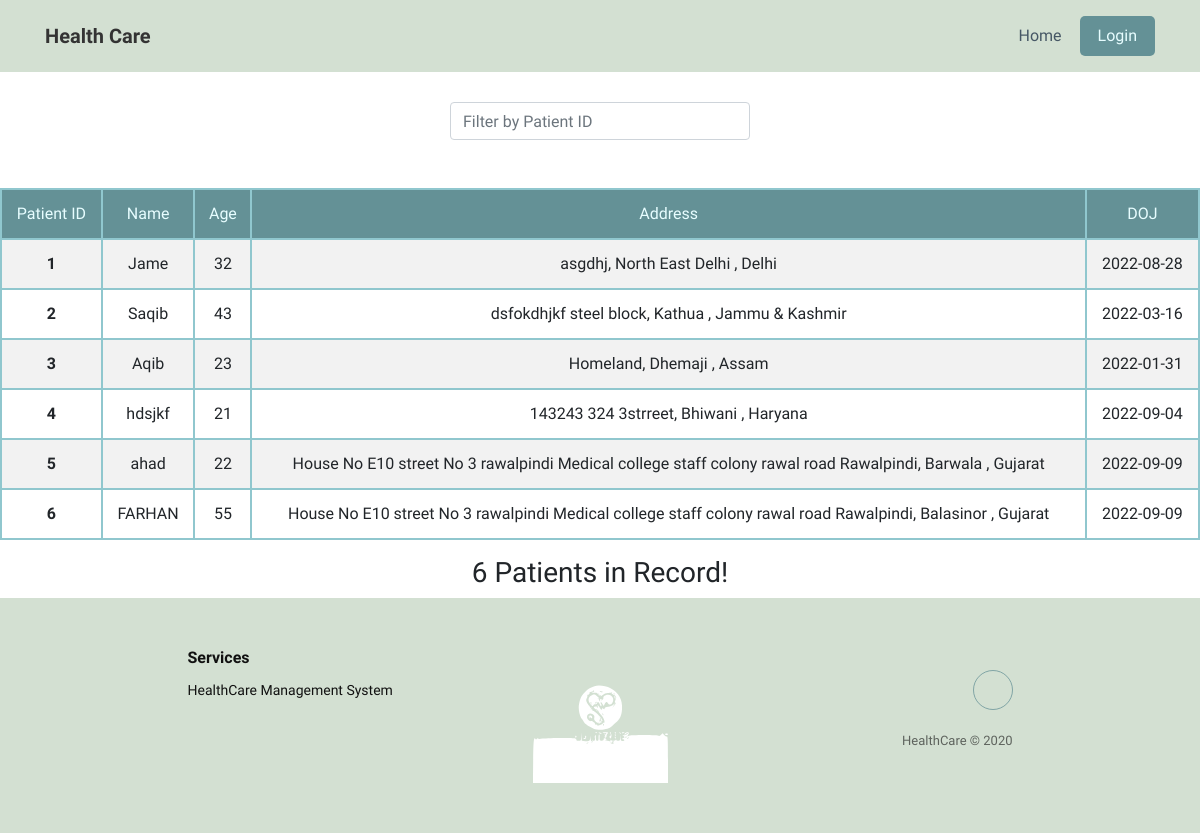
Page /ViewAllPatients on the committed database.
### Models.py (models this page shows, shortened)
class Patient_details(db.Model):
    id = db.Column(db.Integer, primary_key=True)
    name = db.Column(db.String(45), nullable=False)
    age = db.Column(db.Integer, nullable=False)
    ssn_id = db.Column(db.String(45), nullable=False, unique=True)
    admission_date = db.Column(db.Date, nullable=False)
    address = db.Column(db.String(45), nullable=False)
    city = db.Column(db.String(45), nullable=False)
    state = db.Column(db.String(45), nullable=False)
    status = db.Column(db.String(45), nullable=False)
    login_type = db.Column(db.String(5), nullable = False, default = 'P')

### Routes.py (the view)
@app.route("/ViewAllPatients")
def view_patient():
    patient = Patient_details.query.filter_by(status="Admitted")
    return render_template("view_patients.html", patients=patient)

### Routes.py (called while the page is built)
@app.context_processor
def inject_now():
    return {'now': date.today()}

### templates/view_patients.html (shortened to what this page needs)
{% extends 'layout.html' %}
{% block content %}
<div class="form-group" id="search_bar">
    <input type="text" class="search form-control" placeholder="Filter by Patient ID">
    <span class="counter"></span>
</div>
<br/>
<table class="table table-hover table-bordered results table-striped text-center" style="border-color: var(--dark)">
  <thead>
    <tr>
      <th>Patient ID</th>
      <th>Name</th>
      <th>Age</th>
      <th>Address</th>
      <th>DOJ</th>
    </tr>
  </thead>
  <tbody>
    {% for p in patients %}
    <tr>
      <th scope="row">{{p.id}}</th>
      <td>{{p.name}}</td>
      <td>{{p.age}}</td>
      <td>{{p.address}}, {{p.city}}, {{p.state}}</td>
      <td>{{p.admission_date}}</td>
    </tr>
    {% endfor %}
  </tbody>
</table>
<div class="text-center" style="margin-top: 0.5em;">
  <h3>
    {{ patients.count() }} Patients in Record!
  </h3>
</div>
{% endblock %}

### templates/layout.html (shortened to what this page needs)
<!DOCTYPE html>
<html>
<head>
    <link
            rel="stylesheet"
            href="https://cdnjs.cloudflare.com/ajax/libs/twitter-bootstrap/4.5.0/css/bootstrap.min.css"
    />
    <link
            rel="stylesheet"
            href="https://cdnjs.cloudflare.com/ajax/libs/ionicons/2.0.1/css/ionicons.min.css"
    />
    <link rel="stylesheet" href="../static/css/styles.css"/>
</head>
<body>
<header>
    <nav
            class="navbar navbar-light navbar-expand-md navigation-clean"
            style="background-color: transparent;"
    >
        <div class="container">
            <a
                    class="navbar-brand"
                    href="#"
                    style="font-family: Oswald, sans-serif;"
            >Health Care</a
            >
            <div class="collapse navbar-collapse" id="navcol-1">
                <ul class="nav navbar-nav ml-auto">
                    <li class="nav-item" role="presentation">
                        <a class="nav-link {% if home %} active {% endif %}" href="/">Home</a>
                    </li>
                    <li class="nav-item"
                        style="background-color: var(--origin); color: var(--light); border-radius: 5px;">
                        {% if session.get('user') %}
                        <a class="nav-link" href="/logout" style="color: var(--light);">Logout</a>
                        {% else %}
                        <a class="nav-link" href="/login" style="color: var(--light);">Login</a>
                        {% endif %}
                    </li>
                </ul>
            </div>
        </div>
    </nav>
</header>
<main>
    {% block content %}{% endblock %}
</main>
<div class="footer-clean">
    <footer>
        <div class="container">
            <div class="row justify-content-center">
                <div class="col-sm-4 col-md-3 item">
                    <h3>Services</h3>
                    <ul>
                        <li>HealthCare Management System</li>
                    </ul>
                </div>
                <div
                        class="col-sm-4 col-md-3 text-center item"
                        style="padding-top: 0px; padding-bottom: 0px;"
                >
                    <img
                            src="../static/img/logo.svg"
                            style="
                  width: 135px;
                  filter: grayscale(100%) hue-rotate(360deg) invert(100%);
                "
                    />
                </div>
                <div class="col-lg-3 item social">
                    <a href="mailto:asimmushtaq3005@gmail.coms"></a>
                    <p class="copyright">HealthCare © 2020</p>
                </div>
            </div>
        </div>
    </footer>
</div>
</body>
</html>

### static/css/styles.css (style rules this page uses)
:root { --main-color: #d3e0d2; --dark: #111; --origin: #649196; --darkless: #90c7ce; --light: #e7fdff; --grey: rgb(136, 136, 136); }
body { font-family: 'Oswald', sans-serif !important; }
main { min-height: 55vh; }
header, .footer-clean { background: var(--main-color) !important; }
.navigation-clean { background: #fff; padding-top: .75rem; padding-bottom: .75rem; color: #333; border-radius: 0; box-shadow: none; border: none; margin-bottom: 0; }
@media (min-width:768px) { .navigation-clean { padding-top: 1rem; padding-bottom: 1rem; } }
.navigation-clean .navbar-brand { font-weight: bold; color: inherit; }
.navigation-clean .navbar-collapse, .navigation-clean .form-inline { border-top-color: #ddd; }
.navigation-clean.navbar .navbar-nav .nav-link { padding-left: 18px; padding-right: 18px; }
.navigation-clean.navbar-light .navbar-nav .nav-link { color: #465765; }
.footer-clean { padding: 50px 0; color: var(--dark); }
.footer-clean h3 { margin-top: 0; margin-bottom: 12px; font-weight: bold; font-size: 16px; }
.footer-clean ul { padding: 0; list-style: none; line-height: 1.6; font-size: 14px; margin-bottom: 0; }
.footer-clean .item.social { text-align: right; }
.footer-clean .item.social > a { font-size: 24px; width: 40px; height: 40px; line-height: 40px; display: inline-block; text-align: center; border-radius: 50%; border: 1px solid var(--origin); margin-left: 10px; margin-top: 22px; color: inherit; opacity: 0.75; }
.footer-clean .copyright { margin-top: 14px; margin-bottom: 0; font-size: 13px; opacity: 0.6; }
.form-group { margin-bottom: .8rem; }
.counter { padding: 8px; color: #ccc; margin: -10px auto 0px; }
table { max-width: 1200px; width: 95vw; margin: 0 auto; }
thead tr th { font-weight: normal; background-color: var(--origin) !important; color: var(--light) !important; }
#search_bar { width: 300px; margin: 30px auto 0px auto; }
table.table-bordered > thead > tr > th { border:2px solid var(--darkless); }
table.table-bordered > tbody > tr > td { border:2px solid var(--darkless); }
table.table-bordered > tbody > tr > th { border:2px solid var(--darkless); }

### rows in the picture
Patient_details: id "1", name "Jame", age "32", address "asgdhj", city "North East Delhi", state "Delhi", admission_date "2022-08-28"
Patient_details: id "2", name "Saqib", age "43", address "dsfokdhjkf steel block", city "Kathua", state "Jammu & Kashmir", admission_date "2022-03-16"
Patient_details: id "3", name "Aqib", age "23", address "Homeland", city "Dhemaji", state "Assam", admission_date "2022-01-31"
Patient_details: id "4", name "hdsjkf", age "21", address "143243 324 3strreet", city "Bhiwani", state "Haryana", admission_date "2022-09-04"
Patient_details: id "5", name "ahad", age "22", address "House No E10 street No 3 rawalpindi Medical college staff colony rawal road Rawalpindi", city "Barwala", state "Gujarat", admission_date "2022-09-09"
Patient_details: id "6", name "FARHAN", age "55", address "House No E10 street No 3 rawalpindi Medical college staff colony rawal road Rawalpindi", city "Balasinor", state "Gujarat", admission_date "2022-09-09"

### other values in the picture
{{ patients.count() }} "6"
